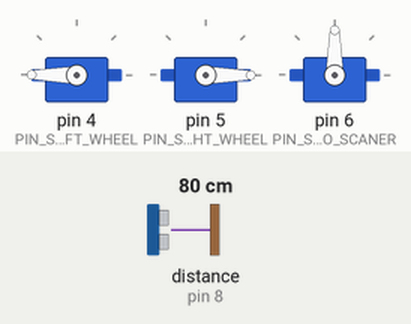
Recording of a sketch running on a simulated Arduino Uno, built with avr-gcc and run on an emulated ATmega328P. On the bench: 3 × servo. Wiring (inferred from the names in the program): ultrasonic range finder: trigger pin 7; echo pin 8. Inputs (shaded band) come from the test bench; at power-on: distance to the obstacle (sensor on pin 8) 80 cm. The echo pulse lasts 58.3 µs per cm; what the sketch prints to the serial monitor is not drawn.

Above: at 2.2 s.
2.3 s: distance to the obstacle (sensor on pin 8) set to 2 cm
At 3.9 s:
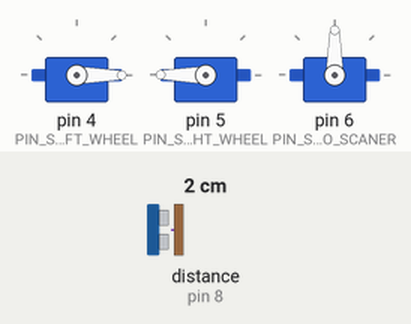
5.3 s: distance to the obstacle (sensor on pin 8) set to 35 cm
At 6.0 s:
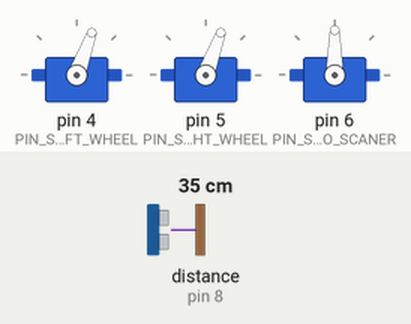
8.3 s: distance to the obstacle (sensor on pin 8) set to 4 cm
At 9.1 s:
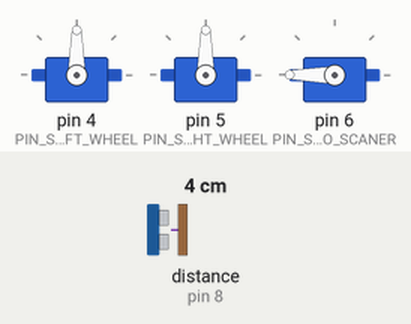
11.3 s: distance to the obstacle (sensor on pin 8) set to 60 cm
At 12.6 s:
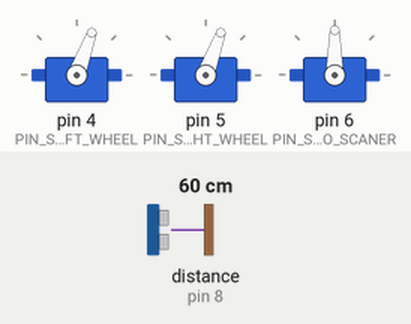
Timing chart, 0 to 14.9 s (numbered marks = the images above; inputs shaded):
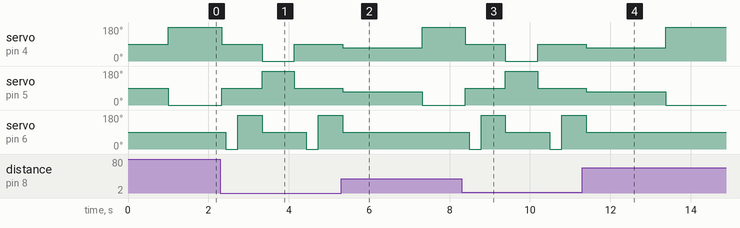

The sketch:

CarRomba.ino
```cpp
#include <Servo.h>

// RP2040-Zero pinout
const int PIN_SERVO_LEFT_WHEEL = 4;
const int PIN_SERVO_RIGHT_WHEEL = 5;
const int PIN_SERVO_SCANER = 6;
const int TRIG = 7;
const int ECHO = 8;

Servo servoLeftWheel;
Servo servoRightWheel;
Servo servoScaner;

const int SPEED = 90;
const float MIN_SAFE_DISTANCE = 20.0;
const long PULSIN_TIMEOUT = 30000;

bool blocking = false;

// ================== ULTRASONIC ==================
float scanDistance() {
  digitalWrite(TRIG, LOW);
  delayMicroseconds(2);
  digitalWrite(TRIG, HIGH);
  delayMicroseconds(10);
  digitalWrite(TRIG, LOW);

  long duration = pulseIn(ECHO, HIGH, PULSIN_TIMEOUT);

  if (duration == 0) {
    Serial.println("Senzor timeout!");
    return -1;
  }

  float distance = duration * 0.0343 / 2;
  Serial.print("Distance: ");
  Serial.print(distance);
  Serial.println(" cm");

  return distance;
}

// ================== POHYB ==================
void stopRobot() {
  servoLeftWheel.write(90);
  servoRightWheel.write(90);
}

void moveForward() {
  servoLeftWheel.write(90 + SPEED);
  servoRightWheel.write(90 - SPEED);
}

void moveBackward() {
  servoLeftWheel.write(90 - SPEED);
  servoRightWheel.write(90 + SPEED);
}

// ================== ROTÁCIA ==================
void rotateLeft(int angle) {
  servoLeftWheel.write(110);
  servoRightWheel.write(110);

  int durationMs = angle * 22; // doladiť
  delay(durationMs);

  stopRobot();
}

void rotateRight(int angle) {
  servoLeftWheel.write(70);
  servoRightWheel.write(70);

  int durationMs = angle * 22; // doladiť
  delay(durationMs);

  stopRobot();
}

// ================== SETUP ==================
void setup() {
  Serial.begin(115200);
  delay(1000);

  pinMode(TRIG, OUTPUT);
  pinMode(ECHO, INPUT);

  servoLeftWheel.attach(PIN_SERVO_LEFT_WHEEL, 1000, 2000);
  servoRightWheel.attach(PIN_SERVO_RIGHT_WHEEL, 1000, 2000);
  servoScaner.attach(PIN_SERVO_SCANER, 500, 2500);

  stopRobot();
  servoScaner.write(90);

  Serial.println("READY");
}

// ================== LOOP ==================
void loop() {

  // dopredu
  moveForward();
  delay(50);

  float distFront = scanDistance();
  blocking = distFront > 0 && distFront <= MIN_SAFE_DISTANCE;

  while (blocking) {
    Serial.println("⚠️ Prekážka!");

    stopRobot();
    delay(100);

    // ===== POZRI VĽAVO =====
    servoScaner.write(0);
    delay(300);
    float distLeft = scanDistance();

    if (distLeft > MIN_SAFE_DISTANCE || distLeft < 0) {
      Serial.println("✓ Vľavo voľné");
      servoScaner.write(90);
      rotateLeft(90);
      return;
    }

    // ===== POZRI VPRAVO =====
    servoScaner.write(180);
    delay(600);
    float distRight = scanDistance();

    if (distRight > MIN_SAFE_DISTANCE || distRight < 0) {
      Serial.println("✓ Vpravo voľné");
      servoScaner.write(90);
      rotateRight(90);
      return;
    }

    // ===== NIČ VOĽNÉ =====
    Serial.println("✗ Nikde voľné -> cúvam");

    servoScaner.write(90);
    moveBackward();
    delay(800);
    stopRobot();
    delay(200);
  }

  Serial.println("✓ Voľno dopredu");
  delay(200);
}
```

Measured:
- after the input at 2.3 s, servo on pin 4 (PIN_SERVO_LEFT_WHEEL): 180° → 90° at once, → 0° 1.0 s later, → 90° 0.80 s later; servo on pin 5 (PIN_SERVO_RIGHT_WHEEL): 0° → 90° at once, → 180° 1.0 s later, → 90° 0.80 s later
- after the input at 5.3 s, servo on pin 6 (PIN_SERVO_SCANER): goes on until 5.3 s, then stays 90°
- after the input at 8.3 s, servo on pin 4 (PIN_SERVO_LEFT_WHEEL): 180° → 90° after 0.09 s, → 0° 1.0 s later, → 90° 0.80 s later; servo on pin 5 (PIN_SERVO_RIGHT_WHEEL): 0° → 90° after 0.09 s, → 180° 1.0 s later, → 90° 0.80 s later
- after the input at 11.3 s, servo on pin 6 (PIN_SERVO_SCANER): goes on until 11.4 s, then stays 90°
